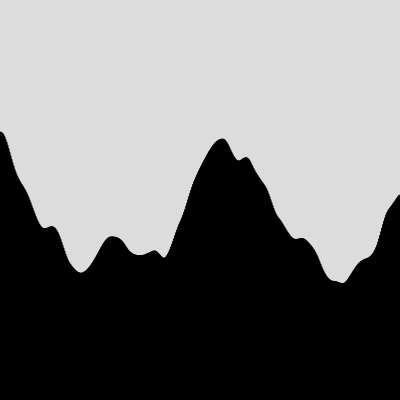
Frame 1 (no input)
Frame 60 (no input): identical to frame 1, image omitted
Frame 120 (the mouse pressed at the canvas centre since frame 60): identical to frame 1, image omitted

The p5.js sketch that drew this single still picture (run headless with seeded random() and noise() and a simulated clock; from frame 60 on, the mouse is pressed at the canvas centre):

// p5.js sketch
// ── sketch.js
let heights = [];
const NUMBER_OF_RECTS = 400;
let time = 0;

function setup() {
  createCanvas(400, 400);
  
  for (let i=0; i<NUMBER_OF_RECTS; i++) {
    let thisHeight = noise(time) * height;
    heights.push(thisHeight);
    time += 0.009;
  }
}

function draw() {
  background(220);
  showTerrain();
}

function showTerrain() {
  for (let i = 0; i < heights.length; i++) {
    let rectWidth = width/heights.length;
    fill(0);
    rect(i*rectWidth, height - heights[i], rectWidth, heights[i]);
  }
}
